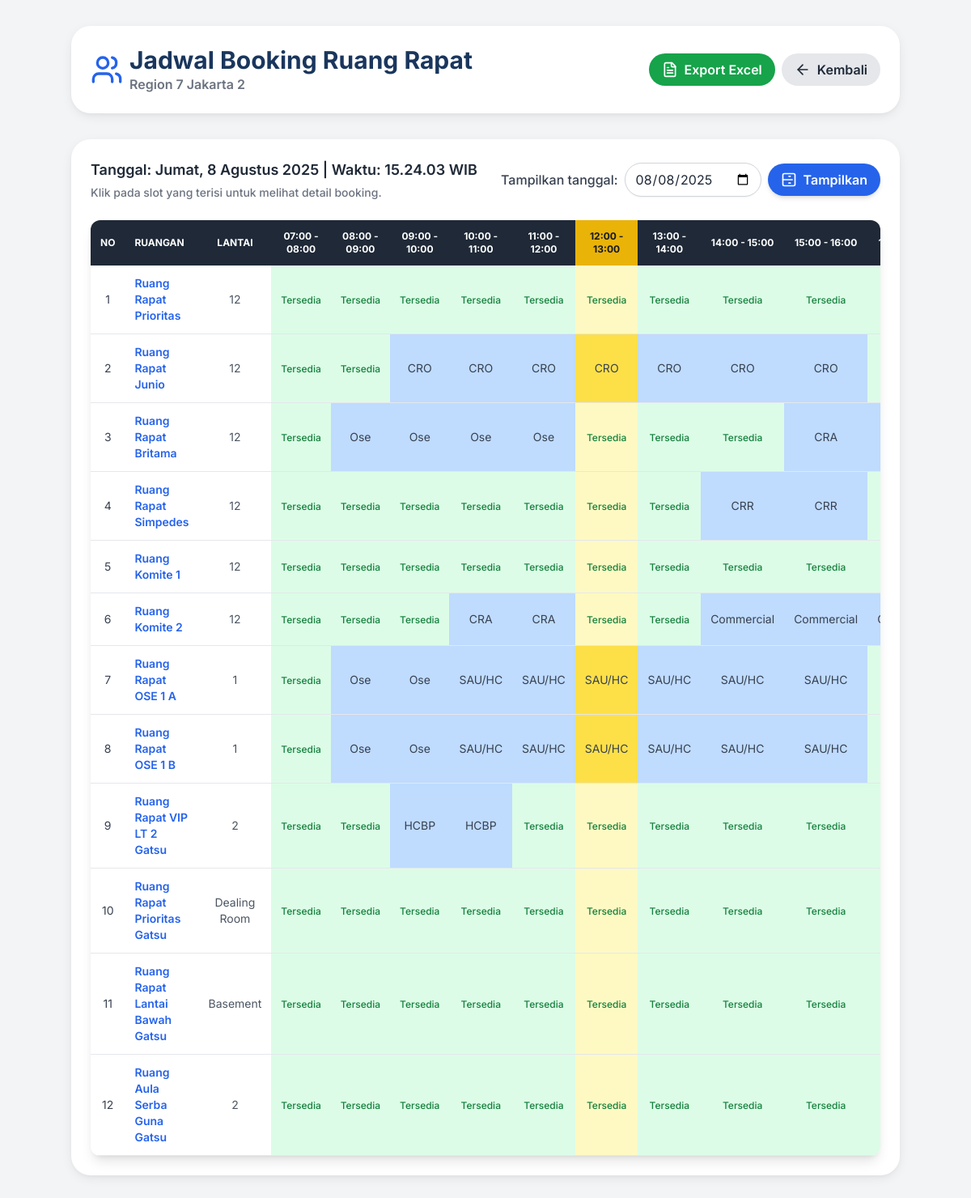
The page /schedule (signed in) on the database its author committed.
### app.py (models this page shows)
class Room(db.Model):
    id = db.Column(db.Integer, primary_key=True)
    name = db.Column(db.String(50), nullable=False)
    lantai = db.Column(db.String(10), nullable=True)

class Booking(db.Model):
    id = db.Column(db.Integer, primary_key=True)
    user = db.Column(db.String(100))
    username = db.Column(db.String(100))
    role = db.Column(db.String(50))
    department = db.Column(db.String(100))
    room_id = db.Column(db.Integer, db.ForeignKey('room.id'))
    start_time = db.Column(db.DateTime)
    end_time = db.Column(db.DateTime)
    description = db.Column(db.Text)
    room = db.relationship('Room', backref='bookings')

### app.py (the view)
@app.route('/schedule')
def schedule_view():
    if 'role' not in session or session['role'] == 'admin''user':
        flash("anda perlu login!", "danger")
        return redirect(url_for('home'))
    local_now = datetime.utcnow() + timedelta(hours=7)
    today_param = request.args.get('date')
    if today_param:
        try:
            selected_date = datetime.strptime(today_param, '%Y-%m-%d').date()
        except ValueError:
            selected_date = local_now.date()
    else:
        selected_date = local_now.date()
    start_hour = 7
    end_hour = 17
    now = local_now  # Gunakan waktu lokal untuk realtime clock
    current_hour = now.hour if now.date() == selected_date else None
    hours = list(range(start_hour, end_hour + 1))
    rooms = Room.query.all()
    bookings = Booking.query.filter(
        db.func.date(Booking.start_time) == selected_date
    ).all()
    schedule = {}
    booking_details = {}
    room_floors = {}
    for room in rooms:
        room_schedule = {h: None for h in hours}
        room_detail = {h: None for h in hours}
        room_floors[room.name] = room.lantai
        room_bookings = [b for b in bookings if b.room_id == room.id]
        for booking in room_bookings:
            start_hour_bk = booking.start_time.hour
            end_hour_bk = booking.end_time.hour
            if booking.end_time.minute > 0 or booking.end_time.second > 0:
                end_hour_bk += 1
            for h in range(start_hour_bk, end_hour_bk):
                if h in room_schedule:
                    room_schedule[h] = booking.department
                    room_detail[h] = booking
        schedule[room.name] = room_schedule
        booking_details[room.name] = room_detail
    return render_template(
        'schedule.html',
        schedule=schedule,
        hours=hours,
        selected_date=selected_date,
        room_floors=room_floors,
        booking_details=booking_details,
        current_hour=current_hour,
        current_time=now,
        rooms=rooms
    )

### templates/schedule.html (shortened to what this page needs)
<!DOCTYPE html>
<html lang="id">
<head>
    <script src="https://cdn.tailwindcss.com"></script>
    <link href="https://cdnjs.cloudflare.com/ajax/libs/flowbite/2.3.0/flowbite.min.css" rel="stylesheet" />
</head>
<body class="p-4 sm:p-6 lg:p-8">
    <div class="container mx-auto space-y-8 fade-in">
        <header class="flex flex-col md:flex-row md:items-center md:justify-between gap-4 md:gap-0 bg-white shadow-custom p-4 sm:p-6 rounded-3xl">
            <div class="flex items-center gap-2">
                <div class="flex flex-col">
                    <h1 class="text-xl md:text-3xl font-bold page-title">Jadwal Booking Ruang Rapat</h1>
                    <p class="text-sm md:text-base text-gray-500 font-semibold">Region 7 Jakarta 2</p>
                </div>
            </div>
            <div class="flex flex-wrap items-center gap-2 mt-4 md:mt-0">
                {% if session['role'] in ['admin', 'requester'] %}
                <a href="{{ url_for('export_schedule', date=selected_date.strftime('%Y-%m-%d')) }}"
                   class="inline-flex items-center justify-center w-full md:w-auto px-4 py-2 rounded-full bg-green-600 text-white font-semibold transition-colors duration-300 hover:bg-green-700">
                    Export Excel
                </a>
                {% endif %}
                <a href="{{ url_for('home') }}"
                   class="inline-flex items-center justify-center w-full md:w-auto px-4 py-2 rounded-full bg-gray-200 text-gray-800 font-semibold transition-colors duration-300 hover:bg-gray-300">
                    <svg xmlns="http://www.w3.org/2000/svg" class="w-5 h-5 mr-2" viewBox="0 0 24 24" fill="none" stroke="currentColor" stroke-width="2" stroke-linecap="round" stroke-linejoin="round"><path d="m12 19-7-7 7-7"/><path d="M19 12H5"/></svg>
                    Kembali
                </a>
            </div>
        </header>
        <main class="bg-white shadow-custom p-4 sm:p-6 rounded-3xl">
            <div class="flex flex-col lg:flex-row lg:items-center lg:justify-between gap-4 mb-6">
                <div class="flex-grow">
                    <div id="realtime-clock" class="text-lg font-semibold text-gray-800 text-center lg:text-left"></div>
                    <p class="text-sm text-gray-500 font-medium text-center lg:text-left mt-1">Klik pada slot yang terisi untuk melihat detail booking.</p>
                </div>
                <form method="get" class="flex flex-col sm:flex-row items-center gap-2 w-full lg:w-auto">
                    <label for="date-filter" class="text-gray-700 font-medium whitespace-nowrap">Tampilkan tanggal:</label>
                    <input type="date" name="date" id="date-filter" class="w-full sm:w-auto form-input rounded-full border-gray-300 shadow-sm focus:border-blue-500 focus:ring focus:ring-blue-500 focus:ring-opacity-50 transition-all duration-200"
                           value="{{ selected_date.strftime('%Y-%m-%d') }}">
                    <button type="submit" class="w-full sm:w-auto inline-flex items-center justify-center px-4 py-2 rounded-full bg-blue-600 text-white font-semibold shadow-md transition-colors duration-300 hover:bg-blue-700">
                        Tampilkan
                    </button>
                </form>
            </div>
            <div class="overflow-x-auto rounded-xl shadow-lg hidden md:block">
                <table class="w-full table-auto text-sm text-gray-700 schedule-table">
                    <thead class="bg-gray-800 text-white text-xs uppercase">
                        <tr>
                            <th class="p-3 text-left">No</th>
                            <th class="p-3 text-left">Ruangan</th>
                            <th class="p-3 text-center">Lantai</th>
                            {% for h in hours %}
                                <th class="p-3 text-center {% if h == 12 %}bg-yellow-500 text-gray-900{% endif %}">{{ "%02d:00 - %02d:00"|format(h, h+1) }}</th>
                            {% endfor %}
                        </tr>
                    </thead>
                    <tbody>
                    {% for room, room_schedule in schedule.items() %}
                        <tr class="bg-white hover:bg-gray-50 transition-colors duration-200">
                            <td class="p-3 border-b text-center">{{ loop.index }}</td>
                            <td class="p-3 border-b text-left font-semibold text-blue-600">{{ room }}</td>
                            <td class="p-3 border-b text-center text-gray-600">{{ room_floors[room] }}</td>
                            {% for h in hours %}
                                {% set is_highlighted = (h == 12) %}
                                {% if room_schedule[h] %}
                                    <td class="p-3 border-b text-center booked cursor-pointer transition-colors duration-200 {% if is_highlighted %}bg-yellow-300 hover:bg-yellow-400{% else %}bg-blue-200 hover:bg-blue-300{% endif %}"
                                        data-modal-target="booking-detail-modal" data-modal-toggle="booking-detail-modal"
                                        data-room-name="{{ booking_details[room][h].room.name }}"
                                        data-booking-title="{{ booking_details[room][h].title }}"
                                        data-booking-organizer="{{ booking_details[room][h].user }}"
                                        data-booking-description="{{ booking_details[room][h].description }}"
                                        data-booking-department="{{ booking_details[room][h].department }}"
                                        data-booking-start-time="{{ booking_details[room][h].start_time.strftime('%Y-%m-%d %H:%M:%S') }}"
                                        data-booking-end-time="{{ booking_details[room][h].end_time.strftime('%Y-%m-%d %H:%M:%S') }}">
                                        {{ room_schedule[h] }}
                                    </td>
                                {% else %}
                                    <td class="p-3 border-b text-center available {% if is_highlighted %}bg-yellow-100{% else %}bg-green-100{% endif %}">
                                        <span class="text-xs font-medium text-green-700">Tersedia</span>
                                    </td>
                                {% endif %}
                            {% endfor %}
                        </tr>
                    {% endfor %}
                    </tbody>
                </table>
            </div>
        </main>
    </div>
</body>
</html>

### templates/schedule.html (style rules this page uses)
body { font-family: 'Inter', sans-serif; background-color: #F3F4F6; color: #1F2937; }
.container { max-width: 1200px; }
.page-title { color: #1A365D; font-weight: 700; }
.shadow-custom { box-shadow: 0 4px 15px -3px rgba(0, 0, 0, 0.1), 0 2px 8px -2px rgba(0, 0, 0, 0.05); }
.fade-in { animation: fadeIn 0.7s ease-out forwards; }

### rows shown on the page
Room: name "Ruang Rapat Prioritas", name+lantai "12"
Room: name "Ruang Rapat Junio", name+lantai "12", department "CRO" "CRO" "CRO" "CRO" "CRO" "CRO" "CRO"
Room: name "Ruang Rapat Britama", name+lantai "12", department "Ose" "Ose" "Ose" "Ose" "CRA"
Room: name "Ruang Rapat Simpedes", name+lantai "12", department "CRR" "CRR"
Room: name "Ruang Komite 1", name+lantai "12"
Room: name "Ruang Komite 2", name+lantai "12", department "CRA" "CRA" "Commercial" "Commercial"
Room: name "Ruang Rapat OSE 1 A", name "1", department "Ose" "Ose" "SAU/HC" "SAU/HC" "SAU/HC" "SAU/HC" "SAU/HC" "SAU/HC"
Room: name "Ruang Rapat OSE 1 B", name "1", department "Ose" "Ose" "SAU/HC" "SAU/HC" "SAU/HC" "SAU/HC" "SAU/HC" "SAU/HC"
Room: name "Ruang Rapat VIP LT 2 Gatsu", name "2", department "HCBP" "HCBP"
Room: name "Ruang Rapat Prioritas Gatsu", name+lantai "Dealing Room"
Room: name "Ruang Rapat Lantai Bawah Gatsu", name+lantai "Basement"
Room: name "Ruang Aula Serba Guna Gatsu", name "2"

### other values the page prints
{{ "%02d:00 - %02d:00"|format(h, h+1) }} "07:00 - 08:00" "08:00 - 09:00" "09:00 - 10:00" "10:00 - 11:00" "11:00 - 12:00" "12:00 - 13:00" "13:00 - 14:00" "14:00 - 15:00" "15:00 - 16:00"
